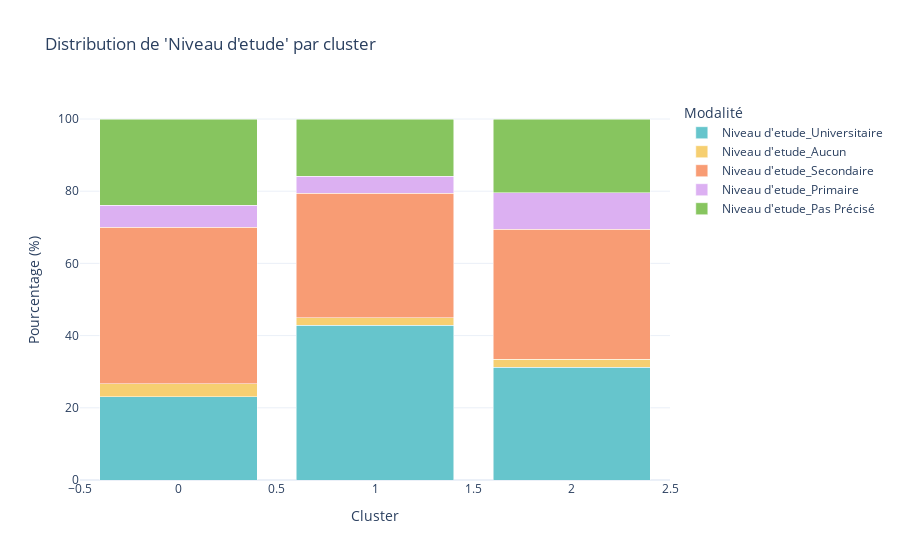
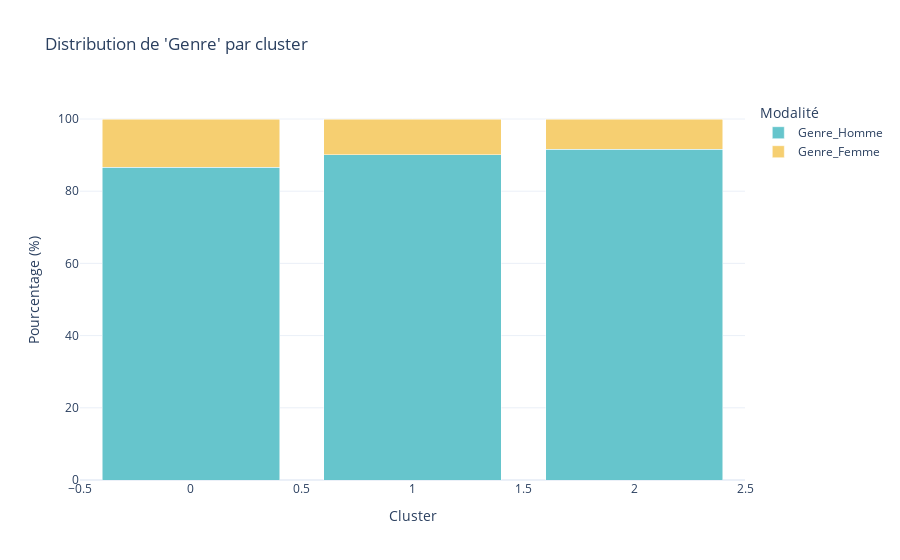
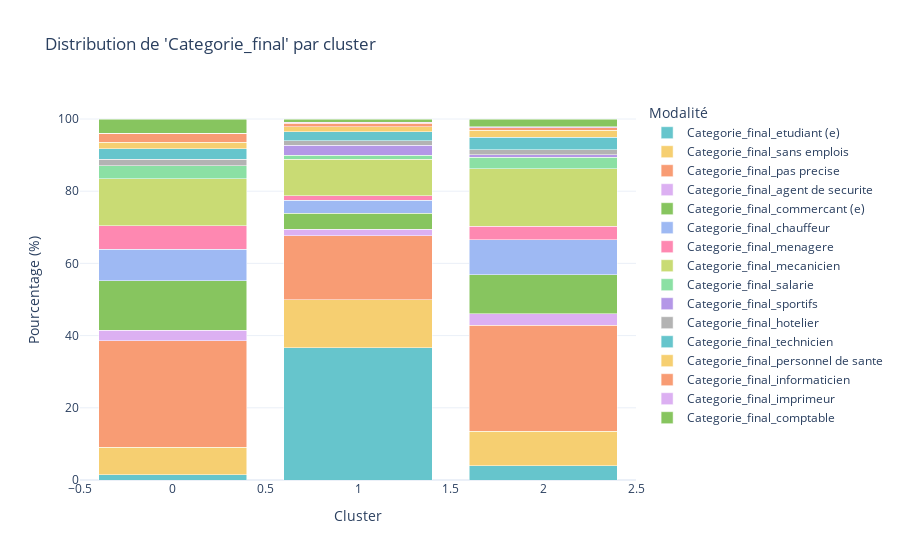
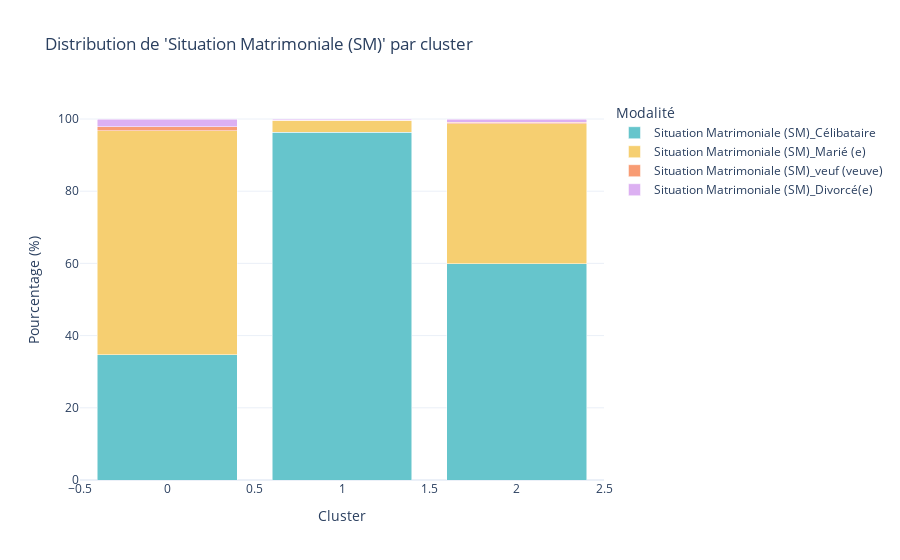

Here is the notebook cell these charts were saved with, in order:
### Code cell
import pandas as pd
import plotly.express as px

# Analyser les variables qualitatives par cluster
for col in categorical_cols:
    # Filtrer les colonnes encodées correspondant à la variable catégorielle
    encoded_columns = [col_encoded for col_encoded in df_encoded.columns if col_encoded.startswith(col + '_')]
    
    if not encoded_columns:
        print(f"Aucune colonne encodée trouvée pour '{col}'. Vérifiez le nom de la variable.")
        continue

    # Convertir les colonnes encodées en valeurs numériques
    df_encoded[encoded_columns] = df_encoded[encoded_columns].apply(pd.to_numeric, errors='coerce')

    # Transformer les colonnes encodées en une seule variable catégorielle
    df_encoded[col + '_modalite'] = df_encoded[encoded_columns].idxmax(axis=1)  # Trouver la modalité dominante

    # Créer un tableau croisé entre le cluster et toutes les modalités de la variable catégorielle
    cluster_cross = pd.crosstab(df_encoded['Cluster'], df_encoded[col + '_modalite'], normalize='index') * 100

    # S'assurer que toutes les modalités sont bien présentes
    all_modalities = [col + '_' + modality for modality in df[col].unique()]
    for modality in all_modalities:
        if modality not in cluster_cross.columns:
            cluster_cross[modality] = 0  # Ajouter la modalité manquante avec une fréquence de 0%

    # Trier les colonnes pour respecter l'ordre des modalités
    cluster_cross = cluster_cross[all_modalities]

    # Afficher le tableau
    print(f"Distribution de '{col}' par cluster :")
    print(cluster_cross)
    print("\n")
    
    # Préparer les données pour Plotly
    cluster_cross_melted = cluster_cross.reset_index().melt(id_vars='Cluster', value_name='Pourcentage', var_name='Modalité')
    
    # Créer un graphique interactif avec Plotly
    fig = px.bar(cluster_cross_melted, 
                 x='Cluster', 
                 y='Pourcentage', 
                 color='Modalité', 
                 title=f"Distribution de '{col}' par cluster",
                 labels={'Pourcentage': 'Pourcentage (%)', 'Cluster': 'Cluster'},
                 color_discrete_sequence=px.colors.qualitative.Pastel)  # Utilisation d'une palette de couleurs agréable
    
    # Personnaliser le layout
    fig.update_layout(
        xaxis_title='Cluster',
        yaxis_title='Pourcentage (%)',
        legend_title='Modalité',
        barmode='stack',
        template='plotly_white',  # Utilisation d'un template clair et moderne
        hovermode='x unified'  # Affichage des informations au survol
    )
    
    # Afficher le graphique
    fig.show()

### Figure 1 — Plotly figure (JSON) as saved in the notebook; plotly's stock layout.template omitted (floating-point values rounded to 4 significant figures)
{"data": [{"hovertemplate": "Modalité=Niveau d'etude_Universitaire<br>Cluster=%{x}<br>Pourcentage (%)=%{y}<extra></extra>", "legendgroup": "Niveau d'etude_Universitaire", "marker": {"color": "rgb(102, 197, 204)", "pattern": {"shape": ""}}, "name": "Niveau d'etude_Universitaire", "orientation": "v", "showlegend": true, "textposition": "auto", "type": "bar", "x": [0, 1, 2], "xaxis": "x", "y": [23.1, 42.9, 31.28], "yaxis": "y"}, {"hovertemplate": "Modalité=Niveau d'etude_Aucun<br>Cluster=%{x}<br>Pourcentage (%)=%{y}<extra></extra>", "legendgroup": "Niveau d'etude_Aucun", "marker": {"color": "rgb(246, 207, 113)", "pattern": {"shape": ""}}, "name": "Niveau d'etude_Aucun", "orientation": "v", "showlegend": true, "textposition": "auto", "type": "bar", "x": [0, 1, 2], "xaxis": "x", "y": [3.61, 1.996, 2.105], "yaxis": "y"}, {"hovertemplate": "Modalité=Niveau d'etude_Secondaire<br>Cluster=%{x}<br>Pourcentage (%)=%{y}<extra></extra>", "legendgroup": "Niveau d'etude_Secondaire", "marker": {"color": "rgb(248, 156, 116)", "pattern": {"shape": ""}}, "name": "Niveau d'etude_Secondaire", "orientation": "v", "showlegend": true, "textposition": "auto", "type": "bar", "x": [0, 1, 2], "xaxis": "x", "y": [43.32, 34.59, 36.09], "yaxis": "y"}, {"hovertemplate": "Modalité=Niveau d'etude_Primaire<br>Cluster=%{x}<br>Pourcentage (%)=%{y}<extra></extra>", "legendgroup": "Niveau d'etude_Primaire", "marker": {"color": "rgb(220, 176, 242)", "pattern": {"shape": ""}}, "name": "Niveau d'etude_Primaire", "orientation": "v", "showlegend": true, "textposition": "auto", "type": "bar", "x": [0, 1, 2], "xaxis": "x", "y": [6.137, 4.656, 10.08], "yaxis": "y"}, {"hovertemplate": "Modalité=Niveau d'etude_Pas Précisé<br>Cluster=%{x}<br>Pourcentage (%)=%{y}<extra></extra>", "legendgroup": "Niveau d'etude_Pas Précisé", "marker": {"color": "rgb(135, 197, 95)", "pattern": {"shape": ""}}, "name": "Niveau d'etude_Pas Précisé", "orientation": "v", "showlegend": true, "textposition": "auto", "type": "bar", "x": [0, 1, 2], "xaxis": "x", "y": [23.83, 15.85, 20.45], "yaxis": "y"}], "layout": {"barmode": "stack", "hovermode": "x unified", "legend": {"title": {"text": "Modalité"}, "tracegroupgap": 0}, "title": {"text": "Distribution de 'Niveau d'etude' par cluster"}, "xaxis": {"anchor": "y", "domain": [0, 1], "title": {"text": "Cluster"}}, "yaxis": {"anchor": "x", "domain": [0, 1], "title": {"text": "Pourcentage (%)"}}}}

### Figure 2 — Plotly figure (JSON) as saved in the notebook; plotly's stock layout.template omitted (floating-point values rounded to 4 significant figures)
{"data": [{"hovertemplate": "Modalité=Genre_Homme<br>Cluster=%{x}<br>Pourcentage (%)=%{y}<extra></extra>", "legendgroup": "Genre_Homme", "marker": {"color": "rgb(102, 197, 204)", "pattern": {"shape": ""}}, "name": "Genre_Homme", "orientation": "v", "showlegend": true, "textposition": "auto", "type": "bar", "x": [0, 1, 2], "xaxis": "x", "y": [86.64, 90.13, 91.58], "yaxis": "y"}, {"hovertemplate": "Modalité=Genre_Femme<br>Cluster=%{x}<br>Pourcentage (%)=%{y}<extra></extra>", "legendgroup": "Genre_Femme", "marker": {"color": "rgb(246, 207, 113)", "pattern": {"shape": ""}}, "name": "Genre_Femme", "orientation": "v", "showlegend": true, "textposition": "auto", "type": "bar", "x": [0, 1, 2], "xaxis": "x", "y": [13.36, 9.867, 8.421], "yaxis": "y"}], "layout": {"barmode": "stack", "hovermode": "x unified", "legend": {"title": {"text": "Modalité"}, "tracegroupgap": 0}, "title": {"text": "Distribution de 'Genre' par cluster"}, "xaxis": {"anchor": "y", "domain": [0, 1], "title": {"text": "Cluster"}}, "yaxis": {"anchor": "x", "domain": [0, 1], "title": {"text": "Pourcentage (%)"}}}}

### Figure 3 — Plotly figure (JSON) as saved in the notebook; plotly's stock layout.template omitted (floating-point values rounded to 4 significant figures)
{"data": [{"hovertemplate": "Modalité=Categorie_final_etudiant (e)<br>Cluster=%{x}<br>Pourcentage (%)=%{y}<extra></extra>", "legendgroup": "Categorie_final_etudiant (e)", "marker": {"color": "rgb(102, 197, 204)", "pattern": {"shape": ""}}, "name": "Categorie_final_etudiant (e)", "orientation": "v", "showlegend": true, "textposition": "auto", "type": "bar", "x": [0, 1, 2], "xaxis": "x", "y": [1.444, 36.59, 3.91], "yaxis": "y"}, {"hovertemplate": "Modalité=Categorie_final_sans emplois<br>Cluster=%{x}<br>Pourcentage (%)=%{y}<extra></extra>", "legendgroup": "Categorie_final_sans emplois", "marker": {"color": "rgb(246, 207, 113)", "pattern": {"shape": ""}}, "name": "Categorie_final_sans emplois", "orientation": "v", "showlegend": true, "textposition": "auto", "type": "bar", "x": [0, 1, 2], "xaxis": "x", "y": [7.581, 13.3, 9.624], "yaxis": "y"}, {"hovertemplate": "Modalité=Categorie_final_pas precise<br>Cluster=%{x}<br>Pourcentage (%)=%{y}<extra></extra>", "legendgroup": "Categorie_final_pas precise", "marker": {"color": "rgb(248, 156, 116)", "pattern": {"shape": ""}}, "name": "Categorie_final_pas precise", "orientation": "v", "showlegend": true, "textposition": "auto", "type": "bar", "x": [0, 1, 2], "xaxis": "x", "y": [29.6, 17.74, 29.32], "yaxis": "y"}, {"hovertemplate": "Modalité=Categorie_final_agent de securite<br>Cluster=%{x}<br>Pourcentage (%)=%{y}<extra></extra>", "legendgroup": "Categorie_final_agent de securite", "marker": {"color": "rgb(220, 176, 242)", "pattern": {"shape": ""}}, "name": "Categorie_final_agent de securite", "orientation": "v", "showlegend": true, "textposition": "auto", "type": "bar", "x": [0, 1, 2], "xaxis": "x", "y": [2.888, 1.774, 3.158], "yaxis": "y"}, {"hovertemplate": "Modalité=Categorie_final_commercant (e)<br>Cluster=%{x}<br>Pourcentage (%)=%{y}<extra></extra>", "legendgroup": "Categorie_final_commercant (e)", "marker": {"color": "rgb(135, 197, 95)", "pattern": {"shape": ""}}, "name": "Categorie_final_commercant (e)", "orientation": "v", "showlegend": true, "textposition": "auto", "type": "bar", "x": [0, 1, 2], "xaxis": "x", "y": [13.72, 4.435, 10.83], "yaxis": "y"}, {"hovertemplate": "Modalité=Categorie_final_chauffeur<br>Cluster=%{x}<br>Pourcentage (%)=%{y}<extra></extra>", "legendgroup": "Categorie_final_chauffeur", "marker": {"color": "rgb(158, 185, 243)", "pattern": {"shape": ""}}, "name": "Categorie_final_chauffeur", "orientation": "v", "showlegend": true, "textposition": "auto", "type": "bar", "x": [0, 1, 2], "xaxis": "x", "y": [8.664, 3.659, 9.774], "yaxis": "y"}, {"hovertemplate": "Modalité=Categorie_final_menagere<br>Cluster=%{x}<br>Pourcentage (%)=%{y}<extra></extra>", "legendgroup": "Categorie_final_menagere", "marker": {"color": "rgb(254, 136, 177)", "pattern": {"shape": ""}}, "name": "Categorie_final_menagere", "orientation": "v", "showlegend": true, "textposition": "auto", "type": "bar", "x": [0, 1, 2], "xaxis": "x", "y": [6.498, 1.22, 3.609], "yaxis": "y"}, {"hovertemplate": "Modalité=Categorie_final_mecanicien<br>Cluster=%{x}<br>Pourcentage (%)=%{y}<extra></extra>", "legendgroup": "Categorie_final_mecanicien", "marker": {"color": "rgb(201, 219, 116)", "pattern": {"shape": ""}}, "name": "Categorie_final_mecanicien", "orientation": "v", "showlegend": true, "textposition": "auto", "type": "bar", "x": [0, 1, 2], "xaxis": "x", "y": [13.0, 10.2, 15.94], "yaxis": "y"}, {"hovertemplate": "Modalité=Categorie_final_salarie<br>Cluster=%{x}<br>Pourcentage (%)=%{y}<extra></extra>", "legendgroup": "Categorie_final_salarie", "marker": {"color": "rgb(139, 224, 164)", "pattern": {"shape": ""}}, "name": "Categorie_final_salarie", "orientation": "v", "showlegend": true, "textposition": "auto", "type": "bar", "x": [0, 1, 2], "xaxis": "x", "y": [3.61, 1.109, 3.308], "yaxis": "y"}, {"hovertemplate": "Modalité=Categorie_final_sportifs<br>Cluster=%{x}<br>Pourcentage (%)=%{y}<extra></extra>", "legendgroup": "Categorie_final_sportifs", "marker": {"color": "rgb(180, 151, 231)", "pattern": {"shape": ""}}, "name": "Categorie_final_sportifs", "orientation": "v", "showlegend": true, "textposition": "auto", "type": "bar", "x": [0, 1, 2], "xaxis": "x", "y": [0.0, 2.772, 0.6015], "yaxis": "y"}, {"hovertemplate": "Modalité=Categorie_final_hotelier<br>Cluster=%{x}<br>Pourcentage (%)=%{y}<extra></extra>", "legendgroup": "Categorie_final_hotelier", "marker": {"color": "rgb(179, 179, 179)", "pattern": {"shape": ""}}, "name": "Categorie_final_hotelier", "orientation": "v", "showlegend": true, "textposition": "auto", "type": "bar", "x": [0, 1, 2], "xaxis": "x", "y": [1.805, 1.22, 1.353], "yaxis": "y"}, {"hovertemplate": "Modalité=Categorie_final_technicien<br>Cluster=%{x}<br>Pourcentage (%)=%{y}<extra></extra>", "legendgroup": "Categorie_final_technicien", "marker": {"color": "rgb(102, 197, 204)", "pattern": {"shape": ""}}, "name": "Categorie_final_technicien", "orientation": "v", "showlegend": true, "textposition": "auto", "type": "bar", "x": [0, 1, 2], "xaxis": "x", "y": [2.888, 2.439, 3.459], "yaxis": "y"}, {"hovertemplate": "Modalité=Categorie_final_personnel de sante<br>Cluster=%{x}<br>Pourcentage (%)=%{y}<extra></extra>", "legendgroup": "Categorie_final_personnel de sante", "marker": {"color": "rgb(246, 207, 113)", "pattern": {"shape": ""}}, "name": "Categorie_final_personnel de sante", "orientation": "v", "showlegend": true, "textposition": "auto", "type": "bar", "x": [0, 1, 2], "xaxis": "x", "y": [1.805, 1.441, 1.955], "yaxis": "y"}, {"hovertemplate": "Modalité=Categorie_final_informaticien<br>Cluster=%{x}<br>Pourcentage (%)=%{y}<extra></extra>", "legendgroup": "Categorie_final_informaticien", "marker": {"color": "rgb(248, 156, 116)", "pattern": {"shape": ""}}, "name": "Categorie_final_informaticien", "orientation": "v", "showlegend": true, "textposition": "auto", "type": "bar", "x": [0, 1, 2], "xaxis": "x", "y": [2.527, 0.8869, 0.7519], "yaxis": "y"}, {"hovertemplate": "Modalité=Categorie_final_imprimeur<br>Cluster=%{x}<br>Pourcentage (%)=%{y}<extra></extra>", "legendgroup": "Categorie_final_imprimeur", "marker": {"color": "rgb(220, 176, 242)", "pattern": {"shape": ""}}, "name": "Categorie_final_imprimeur", "orientation": "v", "showlegend": true, "textposition": "auto", "type": "bar", "x": [0, 1, 2], "xaxis": "x", "y": [0.0, 0.3326, 0.3008], "yaxis": "y"}, {"hovertemplate": "Modalité=Categorie_final_comptable<br>Cluster=%{x}<br>Pourcentage (%)=%{y}<extra></extra>", "legendgroup": "Categorie_final_comptable", "marker": {"color": "rgb(135, 197, 95)", "pattern": {"shape": ""}}, "name": "Categorie_final_comptable", "orientation": "v", "showlegend": true, "textposition": "auto", "type": "bar", "x": [0, 1, 2], "xaxis": "x", "y": [3.971, 0.8869, 2.105], "yaxis": "y"}], "layout": {"barmode": "stack", "hovermode": "x unified", "legend": {"title": {"text": "Modalité"}, "tracegroupgap": 0}, "title": {"text": "Distribution de 'Categorie_final' par cluster"}, "xaxis": {"anchor": "y", "domain": [0, 1], "title": {"text": "Cluster"}}, "yaxis": {"anchor": "x", "domain": [0, 1], "title": {"text": "Pourcentage (%)"}}}}

### Figure 4 — Plotly figure (JSON) as saved in the notebook; plotly's stock layout.template omitted (floating-point values rounded to 4 significant figures)
{"data": [{"hovertemplate": "Modalité=Situation Matrimoniale (SM)_Célibataire<br>Cluster=%{x}<br>Pourcentage (%)=%{y}<extra></extra>", "legendgroup": "Situation Matrimoniale (SM)_Célibataire", "marker": {"color": "rgb(102, 197, 204)", "pattern": {"shape": ""}}, "name": "Situation Matrimoniale (SM)_Célibataire", "orientation": "v", "showlegend": true, "textposition": "auto", "type": "bar", "x": [0, 1, 2], "xaxis": "x", "y": [34.66, 96.34, 59.85], "yaxis": "y"}, {"hovertemplate": "Modalité=Situation Matrimoniale (SM)_Marié (e)<br>Cluster=%{x}<br>Pourcentage (%)=%{y}<extra></extra>", "legendgroup": "Situation Matrimoniale (SM)_Marié (e)", "marker": {"color": "rgb(246, 207, 113)", "pattern": {"shape": ""}}, "name": "Situation Matrimoniale (SM)_Marié (e)", "orientation": "v", "showlegend": true, "textposition": "auto", "type": "bar", "x": [0, 1, 2], "xaxis": "x", "y": [62.09, 3.215, 38.8], "yaxis": "y"}, {"hovertemplate": "Modalité=Situation Matrimoniale (SM)_veuf (veuve)<br>Cluster=%{x}<br>Pourcentage (%)=%{y}<extra></extra>", "legendgroup": "Situation Matrimoniale (SM)_veuf (veuve)", "marker": {"color": "rgb(248, 156, 116)", "pattern": {"shape": ""}}, "name": "Situation Matrimoniale (SM)_veuf (veuve)", "orientation": "v", "showlegend": true, "textposition": "auto", "type": "bar", "x": [0, 1, 2], "xaxis": "x", "y": [1.083, 0.1109, 0.4511], "yaxis": "y"}, {"hovertemplate": "Modalité=Situation Matrimoniale (SM)_Divorcé(e)<br>Cluster=%{x}<br>Pourcentage (%)=%{y}<extra></extra>", "legendgroup": "Situation Matrimoniale (SM)_Divorcé(e)", "marker": {"color": "rgb(220, 176, 242)", "pattern": {"shape": ""}}, "name": "Situation Matrimoniale (SM)_Divorcé(e)", "orientation": "v", "showlegend": true, "textposition": "auto", "type": "bar", "x": [0, 1, 2], "xaxis": "x", "y": [2.166, 0.3326, 0.9023], "yaxis": "y"}], "layout": {"barmode": "stack", "hovermode": "x unified", "legend": {"title": {"text": "Modalité"}, "tracegroupgap": 0}, "title": {"text": "Distribution de 'Situation Matrimoniale (SM)' par cluster"}, "xaxis": {"anchor": "y", "domain": [0, 1], "title": {"text": "Cluster"}}, "yaxis": {"anchor": "x", "domain": [0, 1], "title": {"text": "Pourcentage (%)"}}}}
